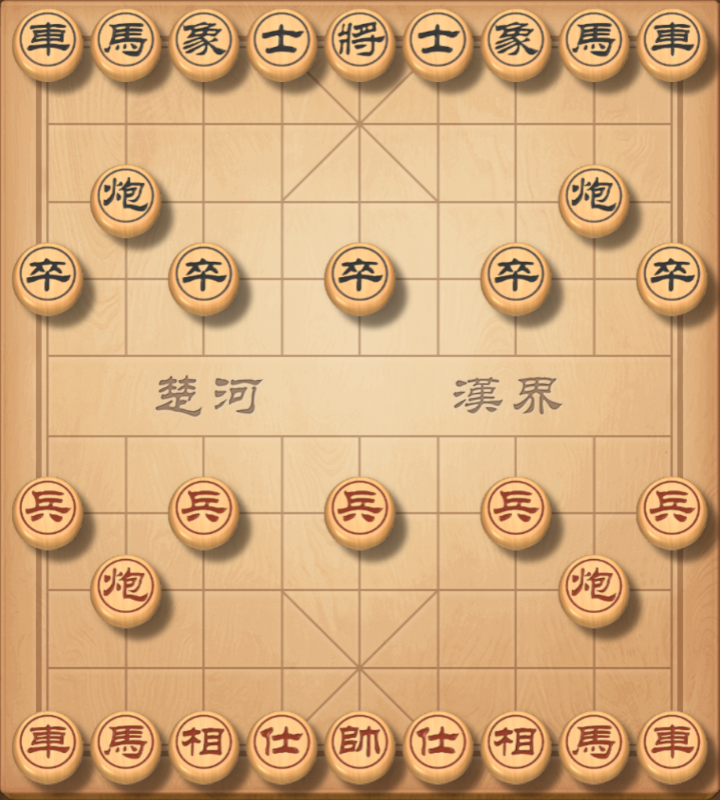
#> input picture src/qqchess/images/qqboard.png, 720 x 800 px
$ python -i qqchess.py   (imports and definitions only)
#> lines starting #> are read from the running program, lines starting #| are printed output that depends on the picture; after the words box and inside, x2 and y2 are one past the last pixel; in counts of white or black regions, pixels touching at a corner belong together
#> further down, picture is the input picture: shape (800, 720, 3); mean B, G, R 124, 170.8, 212.8
import numpy as np
import matplotlib.pyplot as plt
import cv2
from PIL import Image

from logger import logger

BOARD = {
    (0, 0): '車', (0, 3): '卒', (0, 6): '兵', (0, 9): '俥',
    (1, 0): '馬', (1, 2): '砲', (1, 7): '炮', (1, 9): '傌',
    (2, 0): '象', (2, 3): '卒', (2, 6): '兵', (2, 9): '相',
    (3, 0): '士', (3, 9): '仕', (4, 0): '將', (4, 3): '卒',
    (4, 6): '兵', (4, 9): '帥', (5, 0): '士', (5, 9): '仕',
    (6, 0): '象', (6, 3): '卒', (6, 6): '兵', (6, 9): '相',
    (7, 0): '馬', (7, 2): '砲', (7, 7): '炮', (7, 9): '傌',
    (8, 0): '車', (8, 3): '卒', (8, 6): '兵', (8, 9): '俥'
}

INDEX = {
    '帥': (0, 0), '仕': (1, 0), '相': (2, 0), '傌': (3, 0), '俥': (4, 0), '炮': (5, 0), '兵': (6, 0),
    '將': (0, 1), '士': (1, 1), '象': (2, 1), '馬': (3, 1), '車': (4, 1), '砲': (5, 1), '卒': (6, 1),
}

NAME = {
    i: v
    for v, i in INDEX.items()
}


def find_board(img: np.array) -> np.ndarray:
    ratio = img.shape[0] / img.shape[1]
#> ratio = 1.11
    width = 1920
    img = cv2.resize(img, (width, int(ratio * width)))

    gray = img[:, :, 0]
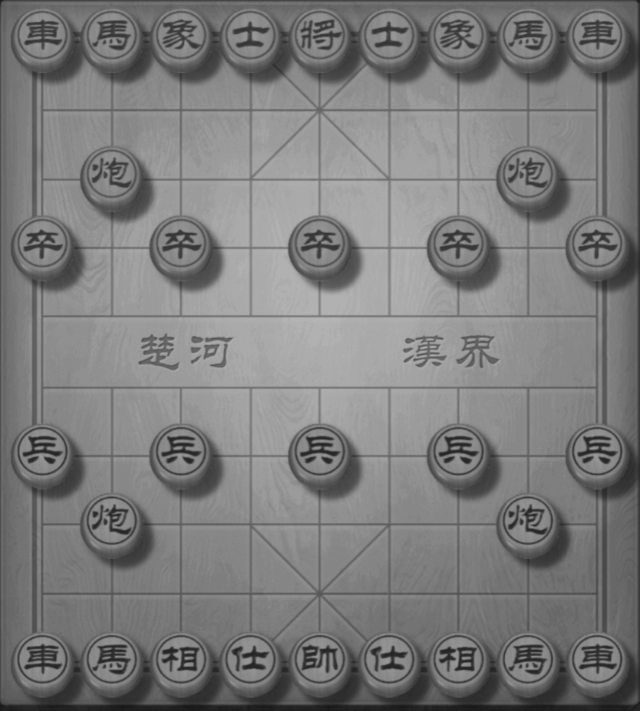
#> gray: shape (2133, 1920) (shown at 1/3 size); min 23, max 181, mean 123.9
    blur = cv2.GaussianBlur(gray, (7, 7), 0.5)
    edges = cv2.Canny(blur, 50, 100)
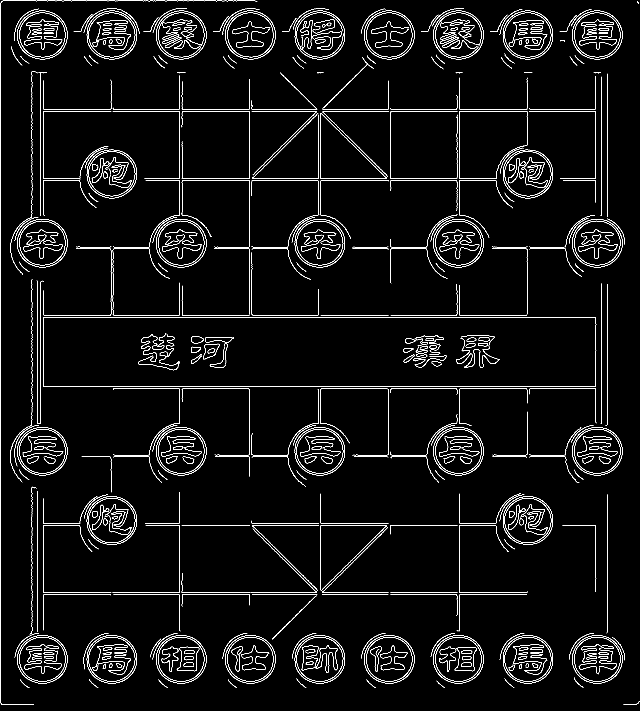
#> edges: shape (2133, 1920) (shown at 1/3 size); 2.9% white in thin lines or dots
    # return edges

    contours, hierarchy = cv2.findContours(
        edges, cv2.RETR_EXTERNAL, cv2.CHAIN_APPROX_SIMPLE)
#> contours = 249 contours, 125 with area under 20; largest, box (x1, y1, x2, y2) and area: (129, 951, 1789, 1160) 344578, (1378, 333, 1582, 537) 33989, (675, 32, 827, 179) 17240, (1092, 32, 1243, 179) 17224, (884, 32, 1035, 179) 17217

    rects = []
    for cnt in contours:
        rect = cv2.boundingRect(cnt)
        (x, y, w, h) = rect
        if w < 100 or h < 100:
            continue

        ratio = w / h
        if ratio > 0.91 or ratio < 0.89:
            continue

        # cv2.rectangle(img, (x, y), (x + w, y + h), (255, 0, 0), 2)
        rects.append(rect)
#> this loop made 249 passes
#> (x, y, w, h) on passes 1 to 3: (1870, 2103, 49, 12), (1310, 2042, 25, 21), (1100, 2038, 27, 25)
#> after the loop, rects = []

    if not rects:
        return None

    (x, y, w, h) = rects[0]
    croped = img[y:y + h, x: x + w]

    out = croped
    out = cv2.resize(out, (720, 800))
    return out


# [104 lines left out: functions make_piece, make_pieces, plot_board, plot_pieces, not called in this run]

>>> import cv2
>>> picture = cv2.imread('images/qqboard.png')
>>> result = find_board(picture)
